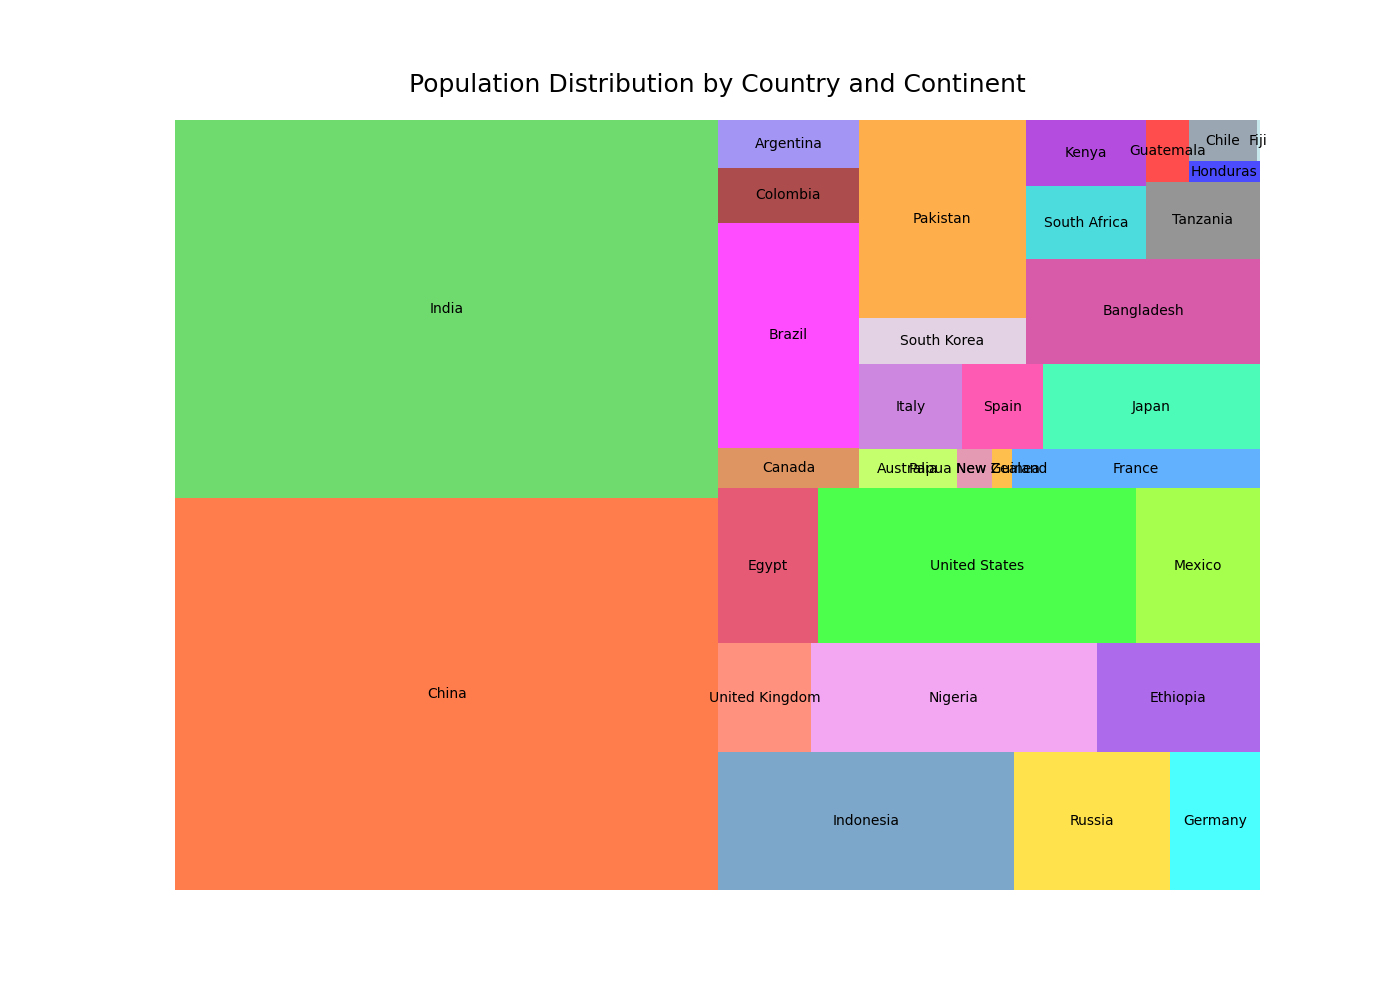

Reproduce this figure in Python.

import matplotlib.pyplot as plt
import pandas as pd
import squarify

# Prepare the data
data = {
    'Continent': ['Asia', 'Asia', 'Asia', 'Europe', 'Europe', 'Europe', 'Africa', 'Africa', 'Africa',
                  'North America', 'North America', 'North America', 'South America', 'South America',
                  'South America', 'Oceania', 'Oceania', 'Oceania', 'Europe', 'Europe', 'Europe', 
                  'Asia', 'Asia', 'Asia', 'Asia', 'Africa', 'Africa', 'Africa', 'North America', 
                  'North America', 'South America', 'Oceania'],
    'Country': ['China', 'India', 'Indonesia', 'Russia', 'Germany', 'United Kingdom', 'Nigeria',
                'Ethiopia', 'Egypt', 'United States', 'Mexico', 'Canada', 'Brazil', 'Colombia',
                'Argentina', 'Australia', 'Papua New Guinea', 'New Zealand', 'France', 'Italy', 'Spain',
                'Japan', 'South Korea', 'Pakistan', 'Bangladesh', 'South Africa', 'Kenya', 'Tanzania',
                'Guatemala', 'Honduras', 'Chile', 'Fiji'],
    'Population': [1444216107, 1393409038, 276361783, 145912025, 83883596, 68207114, 211400708,
                   120812698, 104258327, 334805269, 130262216, 38388465, 214042665, 51516526,
                   45937624, 25925668, 9264775, 5129293, 65273511, 60317116, 46754778, 
                   126050000, 51635256, 225200000, 166303498, 59308690, 53771296, 59734218,
                   17915567, 9904608, 19116201, 896444]
}

df = pd.DataFrame(data)

# Plot
plt.figure(figsize=(14, 10))
colors = ['#FF4500', '#32CD32', '#4682B4', '#FFD700', '#00FFFF', '#FF6347', 
          '#EE82EE', '#8A2BE2', '#DC143C', '#00FF00', '#7FFF00', '#D2691E', 
          '#FF00FF', '#8B0000', '#7B68EE', '#ADFF2F', '#DB7093', '#FFA500', 
          '#1E90FF', '#BA55D3', '#FF1493', '#00FA9A', '#D8BFD8', '#FF8C00', 
          '#C71585', '#00CED1', '#9400D3', '#696969', '#FF0000', '#0000FF', 
          '#708090', '#B0E0E6']
squarify.plot(sizes=df['Population'], label=df['Country'], color=colors, alpha=0.7)
plt.title('Population Distribution by Country and Continent', fontsize=18, pad=20)
plt.axis('off')

plt.show()
